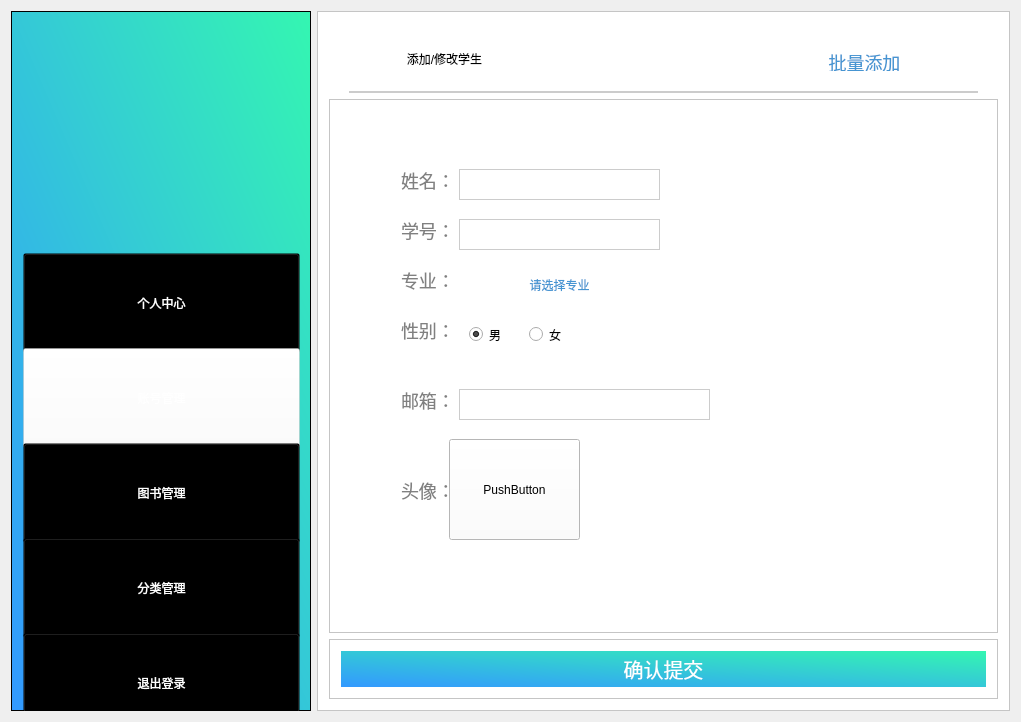
<?xml version="1.0" encoding="UTF-8"?>
<ui version="4.0">
 <class>admin_adduser</class>
 <widget class="QWidget" name="admin_adduser">
  <property name="geometry">
   <rect>
    <x>0</x>
    <y>0</y>
    <width>1021</width>
    <height>722</height>
   </rect>
  </property>
  <property name="windowTitle">
   <string>admin_adduser</string>
  </property>
  <layout class="QHBoxLayout" name="horizontalLayout">
   <item>
    <widget class="QFrame" name="frame">
     <property name="sizePolicy">
      <sizepolicy hsizetype="Fixed" vsizetype="Expanding">
       <horstretch>0</horstretch>
       <verstretch>0</verstretch>
      </sizepolicy>
     </property>
     <property name="minimumSize">
      <size>
       <width>300</width>
       <height>700</height>
      </size>
     </property>
     <property name="styleSheet">
      <string notr="true">
background-color: qlineargradient(spread:pad, x1:0, y1:1, x2:1, y2:0, stop:0 rgba(51, 153, 255,1), stop:1 rgba(52, 246, 177,1));</string>
     </property>
     <property name="frameShape">
      <enum>QFrame::StyledPanel</enum>
     </property>
     <property name="frameShadow">
      <enum>QFrame::Raised</enum>
     </property>
     <widget class="QFrame" name="frame_2">
      <property name="geometry">
       <rect>
        <x>70</x>
        <y>30</y>
        <width>171</width>
        <height>176</height>
       </rect>
      </property>
      <property name="minimumSize">
       <size>
        <width>0</width>
        <height>0</height>
       </size>
      </property>
      <property name="baseSize">
       <size>
        <width>0</width>
        <height>100</height>
       </size>
      </property>
      <property name="styleSheet">
       <string notr="true">image: url(:/Library/images/logo2.png);
background:transparent;</string>
      </property>
      <property name="frameShape">
       <enum>QFrame::StyledPanel</enum>
      </property>
      <property name="frameShadow">
       <enum>QFrame::Raised</enum>
      </property>
     </widget>
     <widget class="QFrame" name="frame_8">
      <property name="geometry">
       <rect>
        <x>0</x>
        <y>230</y>
        <width>301</width>
        <height>491</height>
       </rect>
      </property>
      <property name="styleSheet">
       <string notr="true">background:transparent;</string>
      </property>
      <property name="frameShape">
       <enum>QFrame::StyledPanel</enum>
      </property>
      <property name="frameShadow">
       <enum>QFrame::Raised</enum>
      </property>
      <layout class="QVBoxLayout" name="verticalLayout_6">
       <item>
        <layout class="QVBoxLayout" name="verticalLayout">
         <property name="spacing">
          <number>7</number>
         </property>
         <property name="sizeConstraint">
          <enum>QLayout::SetDefaultConstraint</enum>
         </property>
         <item>
          <widget class="QPushButton" name="btnPersonal">
           <property name="minimumSize">
            <size>
             <width>0</width>
             <height>100</height>
            </size>
           </property>
           <property name="styleSheet">
            <string notr="true">font: 12pt &quot;微软雅黑&quot;;
color:white;
background:transparent;
cursor:pointer;</string>
           </property>
           <property name="text">
            <string>个人中心</string>
           </property>
          </widget>
         </item>
         <item>
          <widget class="QPushButton" name="btnInformationchange">
           <property name="minimumSize">
            <size>
             <width>0</width>
             <height>100</height>
            </size>
           </property>
           <property name="styleSheet">
            <string notr="true">font: 12pt &quot;微软雅黑&quot;;
color:white;
background:transparent;
cursor:pointer;
background-color:rgba(255,255,255,0.4);</string>
           </property>
           <property name="text">
            <string>账号管理</string>
           </property>
          </widget>
         </item>
         <item>
          <widget class="QPushButton" name="btnSearchbook">
           <property name="minimumSize">
            <size>
             <width>0</width>
             <height>100</height>
            </size>
           </property>
           <property name="styleSheet">
            <string notr="true">font: 12pt &quot;微软雅黑&quot;;
color:white;
background:transparent;
cursor:pointer;
</string>
           </property>
           <property name="text">
            <string>图书管理</string>
           </property>
          </widget>
         </item>
         <item>
          <widget class="QPushButton" name="btnClassify">
           <property name="minimumSize">
            <size>
             <width>0</width>
             <height>100</height>
            </size>
           </property>
           <property name="styleSheet">
            <string notr="true">font: 12pt &quot;微软雅黑&quot;;
color:white;
background:transparent;
cursor:pointer;</string>
           </property>
           <property name="text">
            <string>分类管理</string>
           </property>
          </widget>
         </item>
         <item>
          <widget class="QPushButton" name="btnLogout">
           <property name="minimumSize">
            <size>
             <width>0</width>
             <height>100</height>
            </size>
           </property>
           <property name="styleSheet">
            <string notr="true">font: 12pt &quot;微软雅黑&quot;;
color:white;
background:transparent;
cursor:pointer;
</string>
           </property>
           <property name="text">
            <string>退出登录</string>
           </property>
          </widget>
         </item>
        </layout>
       </item>
      </layout>
     </widget>
    </widget>
   </item>
   <item>
    <widget class="QFrame" name="frame_3">
     <property name="styleSheet">
      <string notr="true">background:white;</string>
     </property>
     <property name="frameShape">
      <enum>QFrame::StyledPanel</enum>
     </property>
     <property name="frameShadow">
      <enum>QFrame::Raised</enum>
     </property>
     <layout class="QVBoxLayout" name="verticalLayout_2">
      <item>
       <widget class="QFrame" name="frame_4">
        <property name="sizePolicy">
         <sizepolicy hsizetype="Preferred" vsizetype="Maximum">
          <horstretch>0</horstretch>
          <verstretch>0</verstretch>
         </sizepolicy>
        </property>
        <property name="maximumSize">
         <size>
          <width>16777215</width>
          <height>70</height>
         </size>
        </property>
        <property name="styleSheet">
         <string notr="true">border:2px solid #cccccc;
font: 14pt &quot;微软雅黑&quot;;
border-top:0;
border-left:0;
border-right:0;
margin-left:20px;
margin-right:20px;</string>
        </property>
        <property name="frameShape">
         <enum>QFrame::StyledPanel</enum>
        </property>
        <property name="frameShadow">
         <enum>QFrame::Raised</enum>
        </property>
        <widget class="QPushButton" name="pushButton_2">
         <property name="geometry">
          <rect>
           <x>20</x>
           <y>10</y>
           <width>191</width>
           <height>51</height>
          </rect>
         </property>
         <property name="styleSheet">
          <string notr="true">border:none;
</string>
         </property>
         <property name="text">
          <string>添加/修改学生</string>
         </property>
        </widget>
        <widget class="QPushButton" name="btnAddMany">
         <property name="geometry">
          <rect>
           <x>470</x>
           <y>30</y>
           <width>131</width>
           <height>18</height>
          </rect>
         </property>
         <property name="styleSheet">
          <string notr="true">color:#4695d2;
border:none;
font-size:18px;</string>
         </property>
         <property name="text">
          <string>批量添加</string>
         </property>
        </widget>
       </widget>
      </item>
      <item>
       <widget class="QFrame" name="frame_5">
        <property name="frameShape">
         <enum>QFrame::StyledPanel</enum>
        </property>
        <property name="frameShadow">
         <enum>QFrame::Raised</enum>
        </property>
        <widget class="QLineEdit" name="lineEdit">
         <property name="geometry">
          <rect>
           <x>70</x>
           <y>70</y>
           <width>61</width>
           <height>31</height>
          </rect>
         </property>
         <property name="styleSheet">
          <string notr="true">color:#808080;
border:none;
font-size:18px;
font-family:&quot;微软雅黑&quot;;
text-align:left;</string>
         </property>
         <property name="text">
          <string>姓名：</string>
         </property>
        </widget>
        <widget class="QLineEdit" name="lineEdit_2">
         <property name="geometry">
          <rect>
           <x>70</x>
           <y>120</y>
           <width>61</width>
           <height>31</height>
          </rect>
         </property>
         <property name="styleSheet">
          <string notr="true">color:#808080;
border:none;
font-size:18px;
font-family:&quot;微软雅黑&quot;;
text-align:left;</string>
         </property>
         <property name="text">
          <string>学号：</string>
         </property>
        </widget>
        <widget class="QLineEdit" name="lineEdit_3">
         <property name="geometry">
          <rect>
           <x>70</x>
           <y>170</y>
           <width>61</width>
           <height>31</height>
          </rect>
         </property>
         <property name="styleSheet">
          <string notr="true">color:#808080;
border:none;
font-size:18px;
font-family:&quot;微软雅黑&quot;;
text-align:left;</string>
         </property>
         <property name="text">
          <string>专业：</string>
         </property>
        </widget>
        <widget class="QLineEdit" name="lineEdit_5">
         <property name="geometry">
          <rect>
           <x>70</x>
           <y>290</y>
           <width>61</width>
           <height>31</height>
          </rect>
         </property>
         <property name="styleSheet">
          <string notr="true">color:#808080;
border:none;
font-size:18px;
font-family:&quot;微软雅黑&quot;;
text-align:left;</string>
         </property>
         <property name="text">
          <string>邮箱：</string>
         </property>
        </widget>
        <widget class="QLineEdit" name="lineEdit_6">
         <property name="geometry">
          <rect>
           <x>70</x>
           <y>380</y>
           <width>61</width>
           <height>31</height>
          </rect>
         </property>
         <property name="styleSheet">
          <string notr="true">color:#808080;
border:none;
font-size:18px;
font-family:&quot;微软雅黑&quot;;
text-align:left;</string>
         </property>
         <property name="text">
          <string>头像：</string>
         </property>
        </widget>
        <widget class="QLineEdit" name="etName">
         <property name="geometry">
          <rect>
           <x>130</x>
           <y>70</y>
           <width>201</width>
           <height>31</height>
          </rect>
         </property>
         <property name="styleSheet">
          <string notr="true">border:1px solid #cccccc;
font-size:18px;
font-family:&quot;微软雅黑&quot;;
text-align:left;</string>
         </property>
         <property name="text">
          <string/>
         </property>
        </widget>
        <widget class="QLineEdit" name="etCode">
         <property name="geometry">
          <rect>
           <x>130</x>
           <y>120</y>
           <width>201</width>
           <height>31</height>
          </rect>
         </property>
         <property name="styleSheet">
          <string notr="true">color:#808080;
border:1px solid #cccccc;
font-size:18px;
font-family:&quot;微软雅黑&quot;;
text-align:left;</string>
         </property>
        </widget>
        <widget class="QLineEdit" name="etMail">
         <property name="geometry">
          <rect>
           <x>130</x>
           <y>290</y>
           <width>251</width>
           <height>31</height>
          </rect>
         </property>
         <property name="styleSheet">
          <string notr="true">color:#808080;
border:1px solid #cccccc;
font-size:18px;
font-family:&quot;微软雅黑&quot;;
text-align:left;</string>
         </property>
        </widget>
        <widget class="QRadioButton" name="radioMan">
         <property name="geometry">
          <rect>
           <x>140</x>
           <y>220</y>
           <width>41</width>
           <height>31</height>
          </rect>
         </property>
         <property name="text">
          <string>男</string>
         </property>
         <property name="checkable">
          <bool>true</bool>
         </property>
         <property name="checked">
          <bool>true</bool>
         </property>
        </widget>
        <widget class="QRadioButton" name="radioWoman">
         <property name="geometry">
          <rect>
           <x>200</x>
           <y>220</y>
           <width>41</width>
           <height>31</height>
          </rect>
         </property>
         <property name="text">
          <string>女</string>
         </property>
        </widget>
        <widget class="QLineEdit" name="lineEdit_4">
         <property name="geometry">
          <rect>
           <x>70</x>
           <y>220</y>
           <width>61</width>
           <height>31</height>
          </rect>
         </property>
         <property name="styleSheet">
          <string notr="true">color:#808080;
border:none;
font-size:18px;
font-family:&quot;微软雅黑&quot;;
text-align:left;</string>
         </property>
         <property name="text">
          <string>性别：</string>
         </property>
        </widget>
        <widget class="QPushButton" name="btnDept">
         <property name="geometry">
          <rect>
           <x>130</x>
           <y>170</y>
           <width>201</width>
           <height>31</height>
          </rect>
         </property>
         <property name="styleSheet">
          <string notr="true">color:#4695d2;
border:none;
background:white;
text-size:80px;</string>
         </property>
         <property name="text">
          <string>请选择专业</string>
         </property>
        </widget>
        <widget class="QPushButton" name="btnHeadIcon">
         <property name="geometry">
          <rect>
           <x>120</x>
           <y>340</y>
           <width>131</width>
           <height>101</height>
          </rect>
         </property>
         <property name="text">
          <string>PushButton</string>
         </property>
        </widget>
       </widget>
      </item>
      <item>
       <widget class="QFrame" name="frame_6">
        <property name="sizePolicy">
         <sizepolicy hsizetype="Preferred" vsizetype="Maximum">
          <horstretch>0</horstretch>
          <verstretch>0</verstretch>
         </sizepolicy>
        </property>
        <property name="maximumSize">
         <size>
          <width>16777215</width>
          <height>60</height>
         </size>
        </property>
        <property name="frameShape">
         <enum>QFrame::StyledPanel</enum>
        </property>
        <property name="frameShadow">
         <enum>QFrame::Raised</enum>
        </property>
        <layout class="QHBoxLayout" name="horizontalLayout_2">
         <item>
          <widget class="QPushButton" name="btnAdd">
           <property name="sizePolicy">
            <sizepolicy hsizetype="Minimum" vsizetype="Expanding">
             <horstretch>0</horstretch>
             <verstretch>0</verstretch>
            </sizepolicy>
           </property>
           <property name="styleSheet">
            <string notr="true">color:white;
border:none;
font-size:20px;
font-family:&quot;微软雅黑&quot;;
background-color: qlineargradient(spread:pad, x1:0, y1:1, x2:1, y2:0, stop:0 rgba(51, 153, 255,1), stop:1 rgba(52, 246, 177,1));
padding-top:5;
padding-bottom:5;</string>
           </property>
           <property name="text">
            <string>确认提交</string>
           </property>
          </widget>
         </item>
        </layout>
       </widget>
      </item>
     </layout>
    </widget>
   </item>
  </layout>
 </widget>
 <layoutdefault spacing="6" margin="11"/>
 <resources>
  <include location="library.qrc"/>
 </resources>
 <connections/>
</ui>
